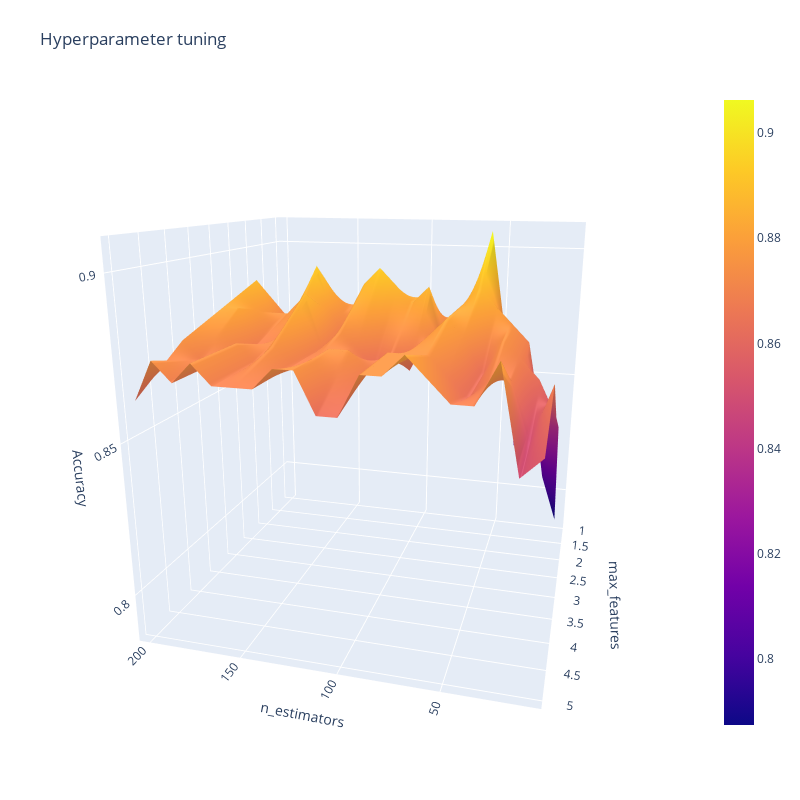

The code cell stored with this chart in its notebook:
### Code cell
fig = go.Figure(data= [go.Surface(z=z, y=y, x=x)], layout=layout )
fig.update_layout(title='Hyperparameter tuning',
                  scene = dict(
                    xaxis_title='n_estimators',
                    yaxis_title='max_features',
                    zaxis_title='Accuracy'),
                  autosize=False,
                  width=800, height=800,
                  margin=dict(l=65, r=50, b=65, t=90))
fig.show()

### Figure 1 — Plotly figure (JSON) as saved in the notebook; plotly's stock layout.template omitted (floating-point values rounded to 4 significant figures)
{"data": [{"type": "surface", "x": [10, 20, 30, 40, 50, 60, 70, 80, 90, 100, 110, 120, 130, 140, 150, 160, 170, 180, 190, 200], "y": [1, 2, 3, 4, 5], "z": [[0.7875, 0.8063, 0.8438, 0.8187, 0.8688, 0.9062, 0.8812, 0.875, 0.8688, 0.8812, 0.875, 0.8812, 0.8812, 0.8812, 0.875, 0.875, 0.8688, 0.8625, 0.8625, 0.8688], [0.8375, 0.8375, 0.8688, 0.875, 0.8812, 0.8875, 0.8812, 0.8625, 0.8875, 0.8812, 0.8875, 0.8938, 0.8875, 0.8625, 0.875, 0.8938, 0.8812, 0.875, 0.875, 0.8875], [0.85, 0.8625, 0.8688, 0.875, 0.8625, 0.875, 0.8812, 0.875, 0.8625, 0.8688, 0.8625, 0.8688, 0.875, 0.8688, 0.8875, 0.875, 0.8688, 0.8688, 0.8812, 0.8812], [0.8688, 0.85, 0.8688, 0.8688, 0.8625, 0.8688, 0.875, 0.875, 0.875, 0.8688, 0.875, 0.875, 0.8688, 0.8688, 0.875, 0.8688, 0.875, 0.8688, 0.8688, 0.875], [0.8562, 0.85, 0.8812, 0.8688, 0.8688, 0.875, 0.8812, 0.875, 0.875, 0.8625, 0.8625, 0.875, 0.875, 0.8688, 0.8688, 0.8688, 0.875, 0.8688, 0.875, 0.8625]]}], "layout": {"autosize": false, "dragmode": "zoom", "height": 800, "margin": {"b": 65, "l": 65, "r": 50, "t": 90}, "scene": {"aspectmode": "auto", "aspectratio": {"x": 1, "y": 1, "z": 1}, "camera": {"center": {"x": 0, "y": 0, "z": 0}, "eye": {"x": -0.5425, "y": 2.004, "z": 0.6153}, "projection": {"type": "perspective"}, "up": {"x": 0.07787, "y": -0.2734, "z": 0.9588}}, "dragmode": "orbit", "xaxis": {"title": {"text": "n_estimators"}, "type": "linear"}, "yaxis": {"title": {"text": "max_features"}, "type": "linear"}, "zaxis": {"title": {"text": "Accuracy"}, "type": "linear"}}, "title": {"text": "Hyperparameter tuning"}, "width": 800, "xaxis": {"title": {"text": "n_estimators"}}, "yaxis": {"title": {"text": "max_features"}}}}
